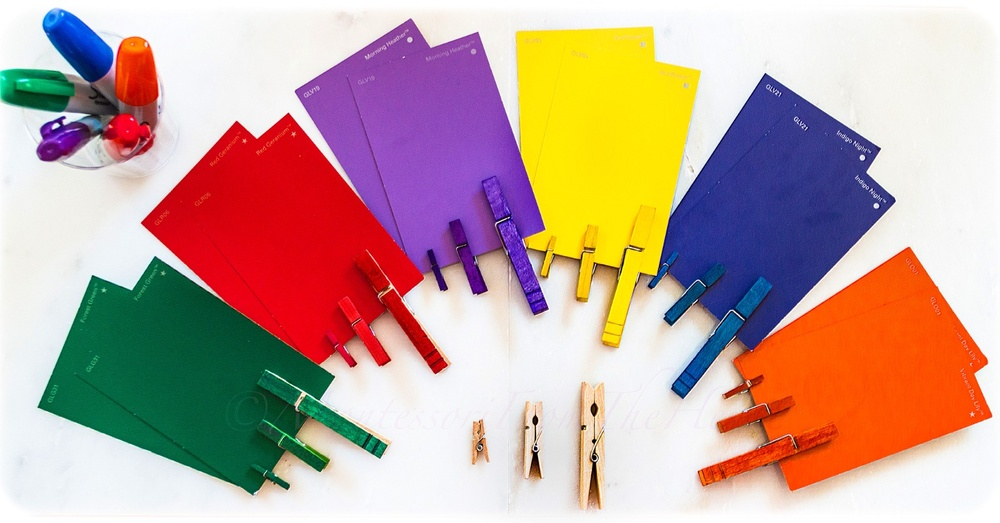
#> input picture AI_ML/colour.jpg, 1000 x 523 px, shrunk from 1600 x 837 before the run
$ jupyter execute --allow-errors 'day 10.ipynb'
#> lines starting #> are read from the running program, lines starting #| are printed output that depends on the picture
[cell 1]
import cv2

[cell 2]
import matplotlib.pyplot as plt
import skimage as ski

[cell 3]
# Specific Colors from Image
###############################
# Red     -> red_plane - gray
# Green   -> green_plane - gray
# Blue    -> blue_plane - gray
# Cyan    -> gray - red_plane
# Magenta -> gray - green_plane
# Yellow  -> gray - blue_plane

[cell 4]
img=plt.imread('colour.jpg')
#> img is the input picture: shape (523, 1000, 3); mean R, G, B 194.5, 164.5, 154.9
plt.imshow(img)
plt.axis('off')
plt.show()

[cell 5]
img.shape
#> Out = (523, 1000, 3)

[cell 6]
gray=cv2.cvtColor(img,cv2.COLOR_BGR2GRAY)
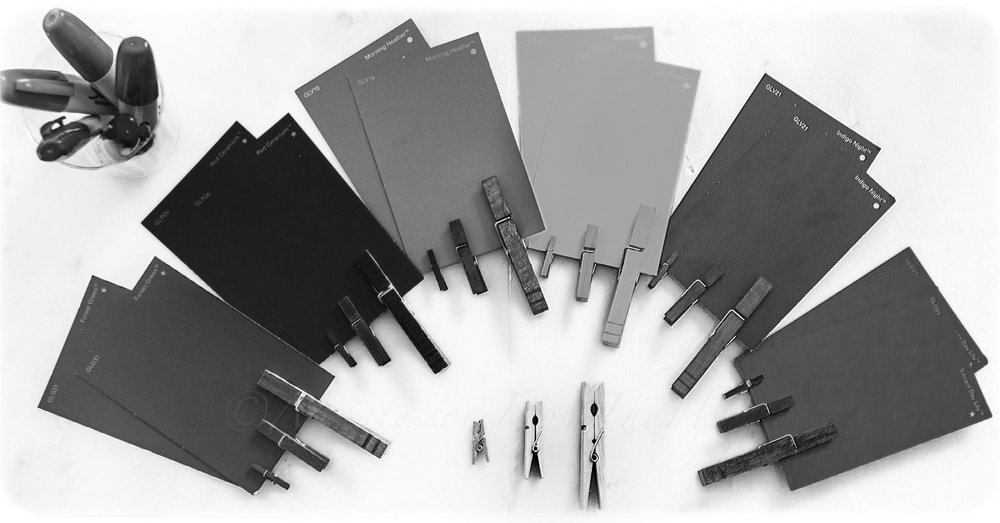
#> gray: shape (523, 1000); min 0, max 255, mean 165
red_plane=img[:,:,-1].copy()
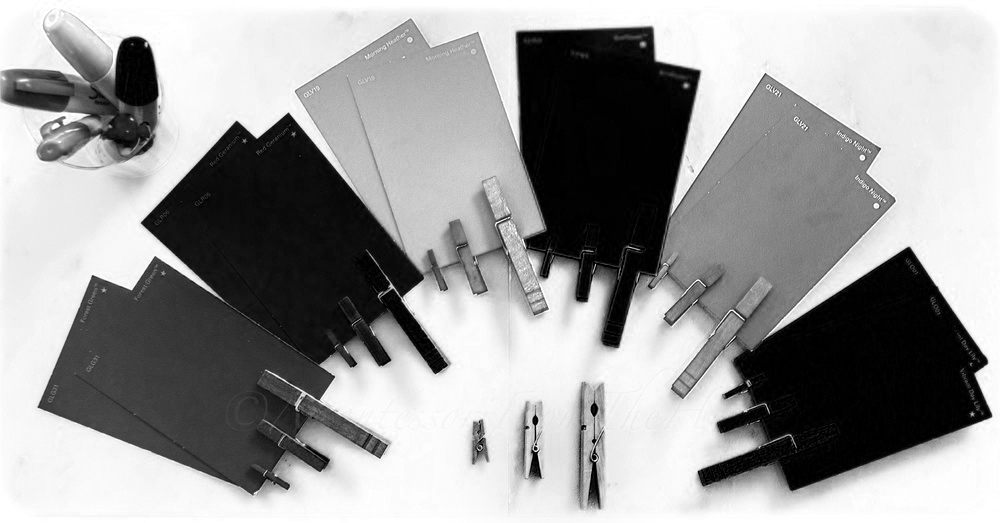
#> red_plane: shape (523, 1000); min 0, max 255, mean 154.9
green_plane=img[:,:,-2].copy()
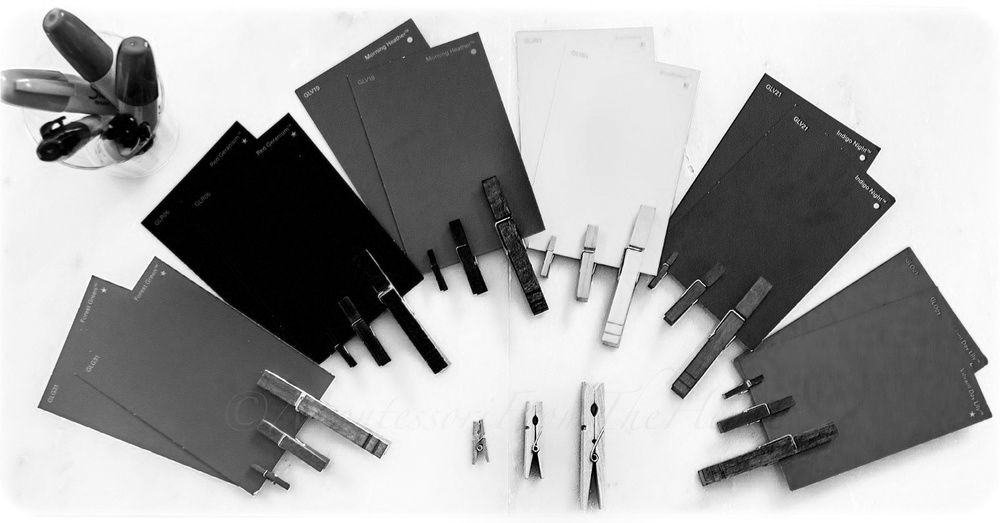
#> green_plane: shape (523, 1000); min 0, max 255, mean 164.5
blue_plane=img[:,:,-3].copy()
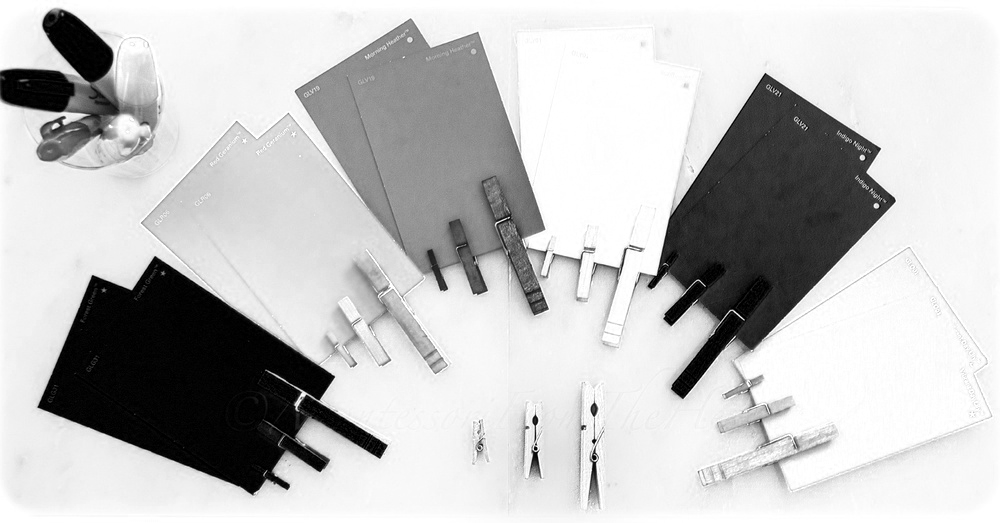
#> blue_plane: shape (523, 1000); min 0, max 255, mean 194.5

[cell 7]
red_color=cv2.subtract(red_plane,gray)
blue_color=cv2.subtract(blue_plane,gray)
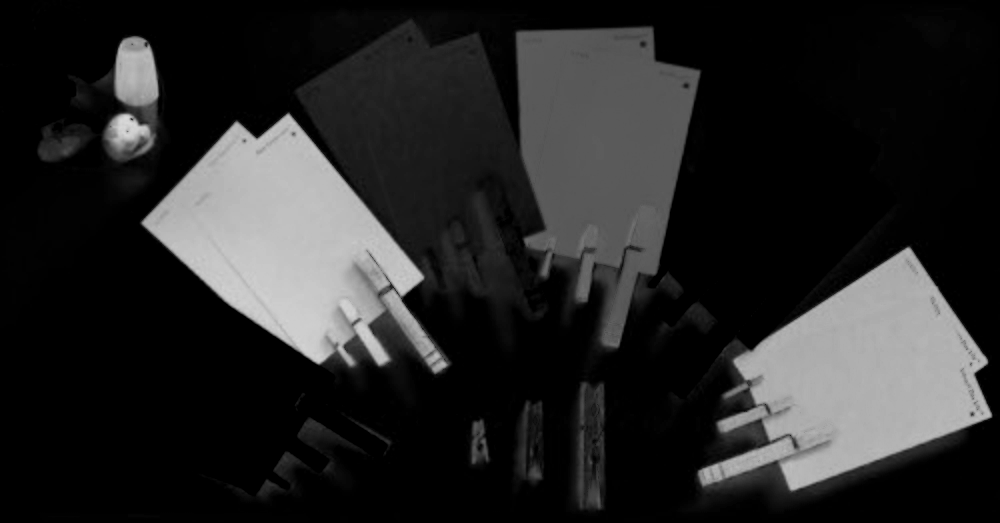
#> blue_color: shape (523, 1000); min 0, max 217, mean 38.8
green_color=cv2.subtract(green_plane,gray)
cyan_color=cv2.subtract(gray,red_plane)
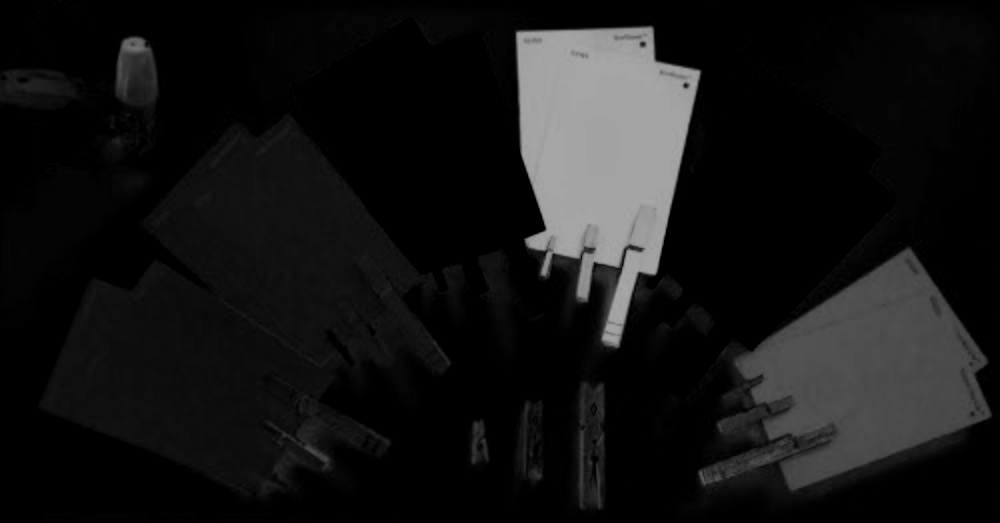
#> cyan_color: shape (523, 1000); min 0, max 168, mean 20.9
yellow_color=cv2.subtract(gray,blue_plane)
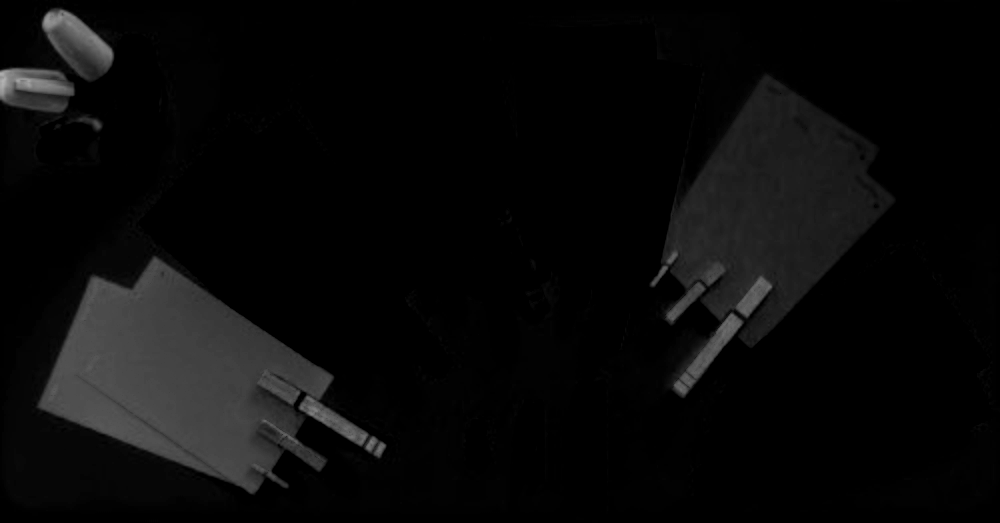
#> yellow_color: shape (523, 1000); min 0, max 178, mean 9.4
magenta_color=cv2.subtract(gray,green_plane)
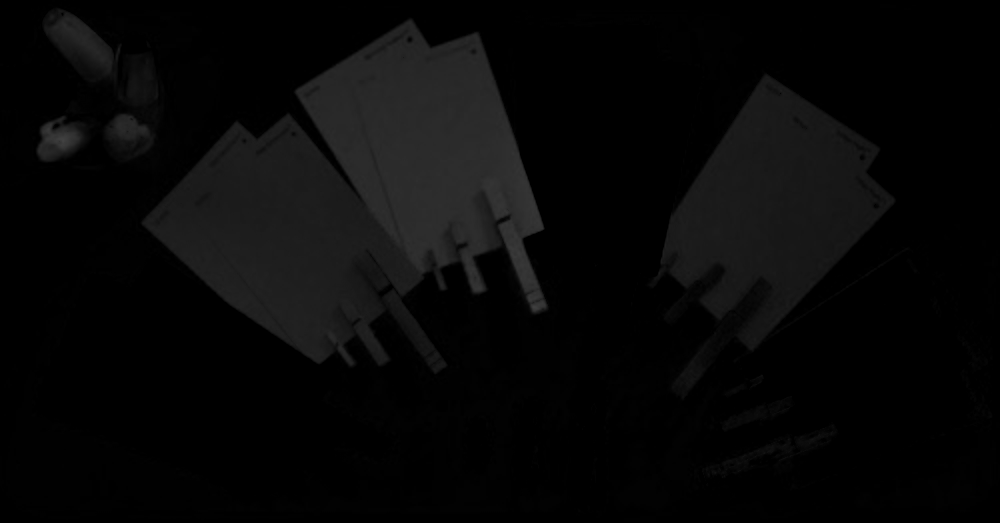
#> magenta_color: shape (523, 1000); min 0, max 66, mean 7.5

[cell 8]
def imshow(im,title,type='', ):
    if type:
        plt.imshow(im,cmap=type)
    else:
        plt.imshow(im)
    plt.title(title)
    plt.axis('off')

[cell 9]
plt.figure(figsize=(18,5))
plt.subplot(3,4,1); imshow(img[:,:,::-1],'Original')
plt.subplot(3,4,2); imshow(gray,'gray','gray')
plt.subplot(3,4,3); imshow(red_plane,'RP','gray')
plt.subplot(3,4,4); imshow(green_plane,'GP','gray')
plt.subplot(3,4,5); imshow(blue_plane,'BP','gray')
plt.subplot(3,4,6); imshow(red_color,'Red','gray')
plt.subplot(3,4,7); imshow(green_color,'green','gray')
plt.subplot(3,4,8); imshow(blue_color,'blue','gray')
plt.subplot(3,4,9); imshow(yellow_color,'yellow','gray')
plt.subplot(3,4,10); imshow(magenta_color,'magenta','gray')
plt.subplot(3,4,11); imshow(cyan_color,'cyan','gray')
plt.show()
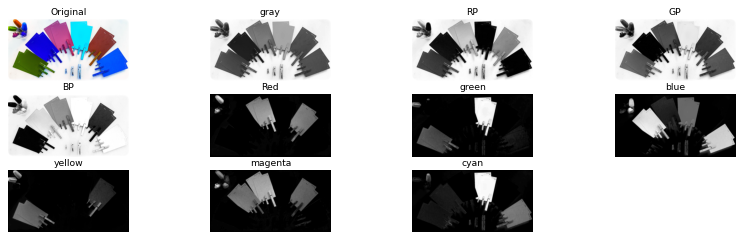
#> figure drawn by matplotlib, 11 panels; B, G, R data is drawn as R, G, B

[cell 10]
imshow(yellow_color,'','gray')

[cell 11]
th, y_bw = cv2.threshold(yellow_color, 200, 255, cv2.THRESH_BINARY)
#> y_bw: shape (523, 1000); every value is 0
imshow(y_bw,'bin','gray')

[cell 12]
import skimage as ski

[cell 13]
rp = ski.measure.regionprops(y_bw)
#> rp = []
len(rp)
#> Out = 0

$ run again, with AI_ML/cat.jpg copied over AI_ML/colour.jpg
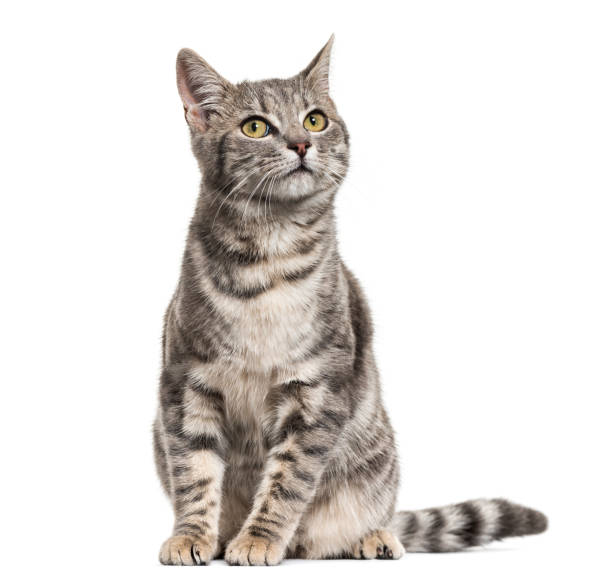
#> input picture AI_ML/cat.jpg, 612 x 584 px
#> img is the input picture: shape (584, 612, 3); mean R, G, B 226.1, 222.2, 219.2
#> `blue_plane=img[:,:,-3].copy()`:
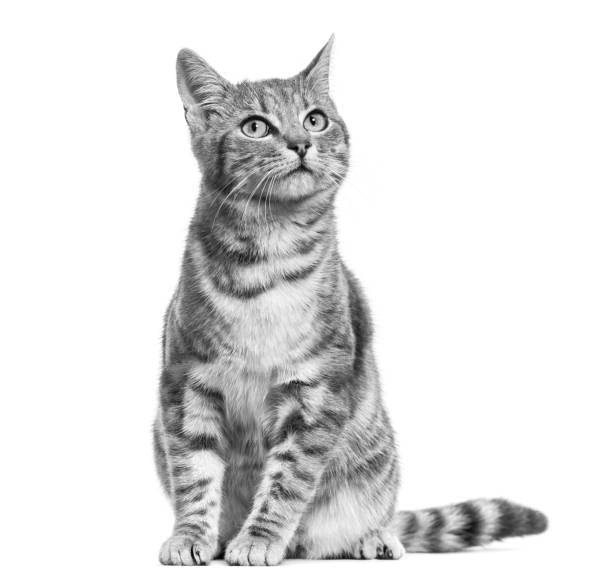
#> blue_plane: shape (584, 612); min 0, max 255, mean 226.1
#> `blue_color=cv2.subtract(blue_plane,gray)`:
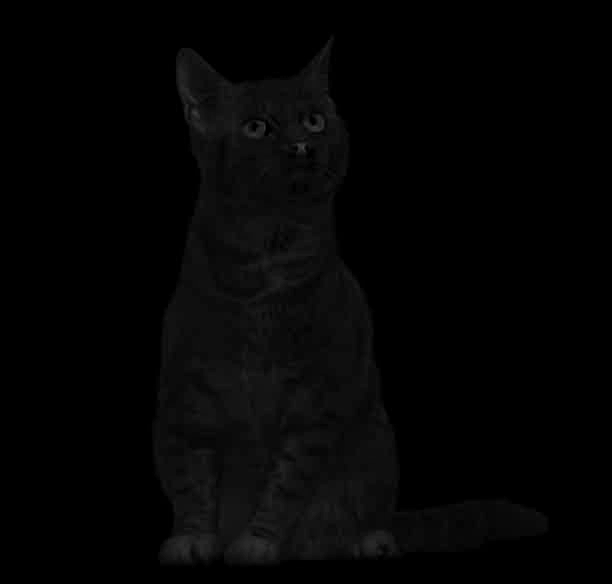
#> blue_color: shape (584, 612); min 0, max 72, mean 4.4
#> y_bw: shape (584, 612); every value is 0
#> rp = []
#> `len(rp)`: Out = 0
